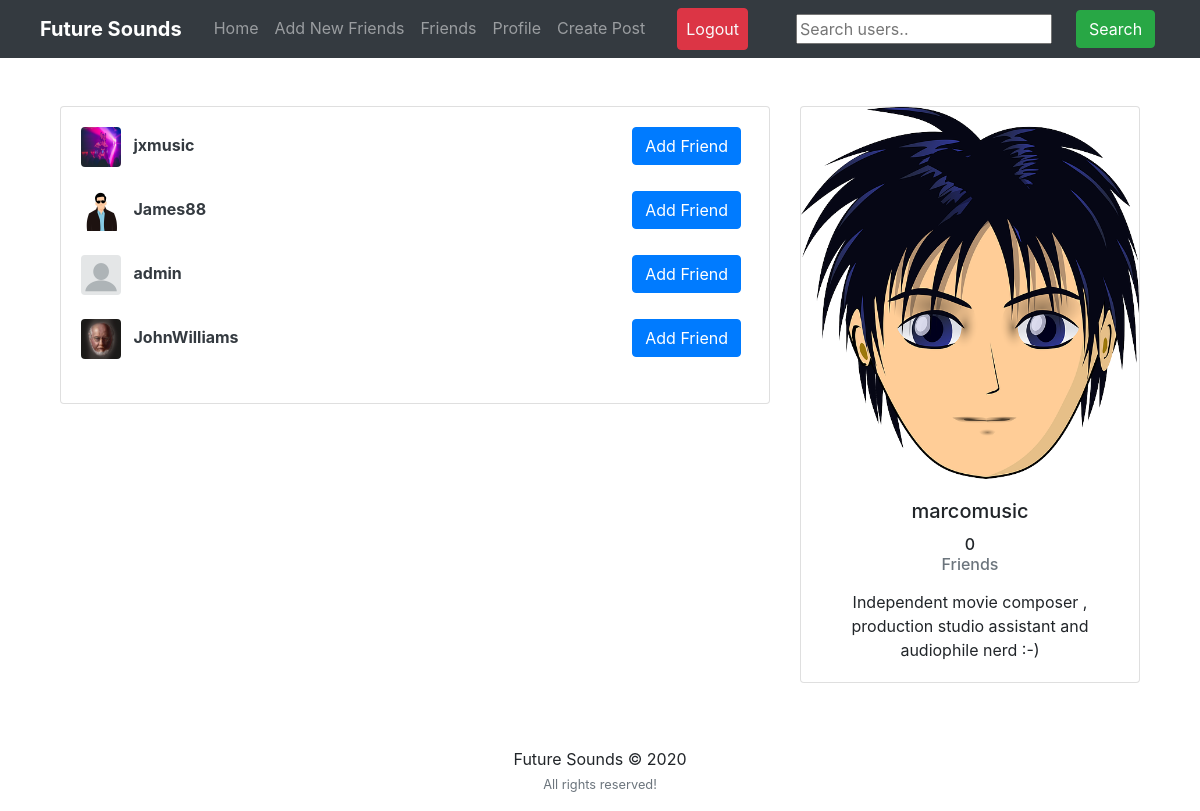
The app's page /users/ (signed in) with its own data.
### users/models.py (models this page shows)
class Profile(models.Model):
    user = models.OneToOneField(User, on_delete=models.CASCADE)
    image = models.ImageField(default='default.png', upload_to='profile_pics')
    slug = AutoSlugField(populate_from='user')
    bio = models.CharField(max_length=255, blank=True)
    friends = models.ManyToManyField('Profile', blank=True)
    def __str__(self):
        return str(self.user.username)
    def get_absolute_url(self):
        return "/users/{}".format(self.slug)

### users/views.py (the view)
# urls.py: path('users/', user_views.users_list, name='users_list'),
@login_required
def users_list(request):
    users = Profile.objects.exclude(user=request.user)
    sent_friend_requests = FriendRequest.objects.filter(from_user=request.user)
    sent_to = []
    friends = []
    for user in users:
        friend = user.friends.all()
        for f in friend:
            if f in friends:
                friend = friend.exclude(user=f.user)
        friends+=friend
    my_friends = request.user.profile.friends.all()
    for i in my_friends:
        if i in friends:
            friends.remove(i)
    if request.user.profile in friends:
        friends.remove(request.user.profile)
    random_list = random.sample(list(users), min(len(list(users)), 10))
    for r in random_list:
        if r in friends:
            random_list.remove(r)
    friends+=random_list
    for i in my_friends:
        if i in friends:
            friends.remove(i)
    for se in sent_friend_requests:
        sent_to.append(se.to_user)
    context = {
        'users': friends,
        'sent': sent_to
    }
    return render(request, "users/users_list.html", context)

### users/templates/users/users_list.html (shortened to what this page needs)
{% extends "feed/layout.html" %} {% load static %}  {% block searchform %}
<form
  class="form-inline my-2 my-lg-0 ml-5"
  action="{% url 'search_users' %}"
  method="get"
>
  <input name="q" type="text" placeholder="Search users.." />
  <button class="btn btn-success my-2 my-sm-0 ml-4" type="submit">
    Search
  </button>
</form>
{% endblock searchform %} {% block content %}
<div class="container">
  <div class="row">
    <div class="col-md-8">
      {% if users %}
      <div class="card card-signin my-5">
        <div class="card-body">
          {% for user_p in users %}
          <a href="{{ user_p.get_absolute_url }}"
            ><img
              src="{{ user_p.image.url }}"
              class="rounded mr-2"
              width="40"
              height="40"
              alt=""
          /></a>
          <a class="text-dark" href="{{ user_p.get_absolute_url }}"
            ><b>{{ user_p }}</b></a
          >
          {% if not user_p.user in sent %}
          <small class="float-right">
            <a
              class="btn btn-primary mr-2"
              href="{% url 'send_friend_request' user_p.id %}"
              >Add Friend</a
            >
          </small>
          {% endif %}
          <br /><br />
          {% endfor %}
        </div>
      </div>
      {% else %}
      <h5><i>No new people to add now! Please come back later!</i></h5>
      {% endif %}
    </div>
    <div class="col-md-4">
      <div class="card card-signin my-5">
        <a href="{{ request.user.profile.get_absolute_url }}"
          ><img
            class="card-img-top"
            src="{{ request.user.profile.image.url }}"
            alt=""
        /></a>
        <div class="card-body">
          <h5 class="card-title text-center">{{ request.user }}</h5>
          <h6 class="text-center">
            {{ request.user.profile.friends.count }}
            <p class="text-muted">Friends</p>
          </h6>
          <p class="card-text text-center">{{ request.user.profile.bio }}</p>
        </div>
      </div>
    </div>
  </div>
  {% endblock content %} {% block jsfiles %}{% endblock jsfiles %}

### records on screen
Profile: image (picture), user.username "jxmusic", shows "Add Friend"
Profile: image (picture), user.username "James88", shows "Add Friend"
Profile: image (placeholder picture), user.username "admin", shows "Add Friend"
Profile: image (picture), user.username "JohnWilliams", shows "Add Friend"

### other values on screen
{{ request.user }} "marcomusic"
{{ request.user.profile.friends.count }} "0"
{{ request.user.profile.bio }} "Independent movie composer , production studio assistant and audiophile nerd :-)"
